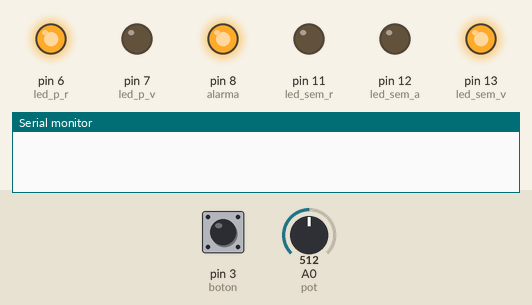
This sketch was run on a simulated Arduino Uno, built with avr-gcc and run on an emulated ATmega328P. Parts: output pins drawn as LEDs (lit = HIGH), the last lines printed to the serial monitor. The inputs (shaded band) are chosen by the test bench; at power-on: pin 3 (boton) HIGH, A0 (pot) = 512.

Above: at 1.2 s.
1.3 s: pin 3 (boton) pulled LOW for 0.15 s
At 6.1 s:
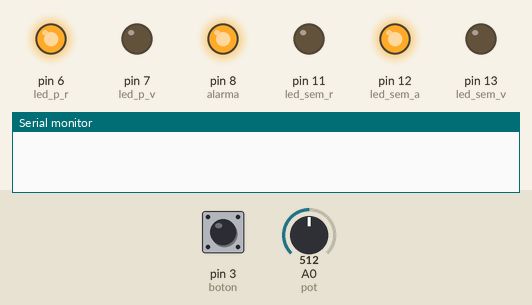
At 7.4 s:
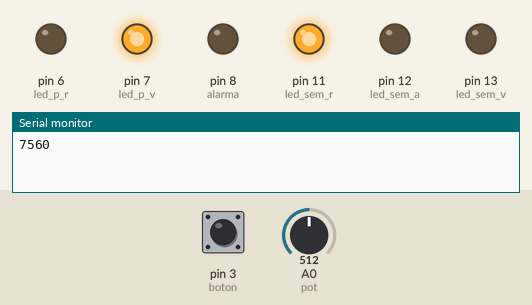
Timing chart, 0 to 15.3 s (numbered marks = the images above; inputs shaded):
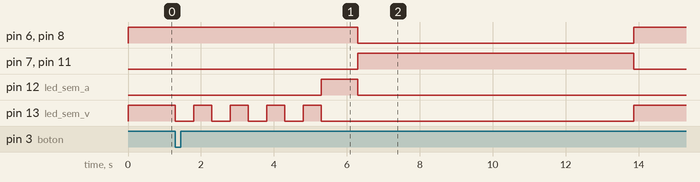

The sketch:

Practica_uno.ino
```cpp
/*
 * Autor: Reyes Solis Miguel Angel
 * Programa: Sistema alertizador salvaguarda humano-coche
 * Objetivo: Realizar un sistema que simule un Semáforo Interactivo usando Arduino.
 *           Este debe mostrar un conjunto de semáforos que cambiarán de verde a ámbar a rojo, y viceversa,
 *           luego de un período de tiempo establecido, utilizando el sistema de cuatro estados de los semáforos en México.
 *           Este se extiende para incluir un conjunto de luces y un botón peatonal para solicitar cruzar la calle.
 *           Cuando llega el peatón y se dispone a cruzar pulsa el botón que encuentra en la parte baja del semáforo, este reconoce
 *           la orden y cierra el paso de los vehículos para que el viandante pueda cruzar con seguridad hasta el otro lado de la calle.
 *           Una vez que se acaba el tiempo estipulado para que el peatón cruce, ese semáforo permanecerá abierto
 *           para mejorar la movilidad de los vehículos.
 *           El sistema deberá de contener una perilla para controlar el tiempo mínimo en que el semáforo vehicular va a durar en verde.
 *
 *           Como funcionalidad extra, el semaforo peatonal cumplira la funcion de sonaruna alarma que permita avisar a los invidentes
 *           cuando el paso este en verde.
*/


#define led_sem_v 13 // Definicion del pin de entrada digital a utilizar para el foco verde del semaforo vehicular
#define led_sem_a 12 // Definicion del pin de entrada digital a utilizar para el foco amarillo del semaforo vehicular
#define led_sem_r 11 // Definicion del pin de entrada digital a utilizar para el foco rojo del semaforo vehicular
#define led_p_v 7    // Definicion del pin de entrada digital a utilizar para el foco verde del semaforo peatonal
#define led_p_r 6    // Definicion del pin de entrada digital a utilizar para el foco rojo del semaforo peatonal
#define boton 3      // Definicion del pin de entrada digital a utilizar para el boton que pedira la peticion de cruce
#define pot 0        // Definicion del pin de entrada analogica a utilizar para el potenciometro que manipulara la duracion del foco verde del semaforo vehicular
#define alarma 8     // DEfinicion del pin de entrada digital a utilizar para la alarma que sonara mientras el paso del peaton este en verde
int duracion = 0;    // Definicion de la variable que estipula ael tiempo maximo de duracion que tendra el foco verde del semaforo vehicular
int tiempo_transcurrido = 9000; // Definicion de la variable que guarda el tiempo que ha trancurrido desde que se encendio el foco verde del semaforo vehicular
boolean boton_permiso = true;
void setup() {

    Serial.begin(9600);
  // Asignacion de pines de entrada y salida digitales
    pinMode(led_sem_v, OUTPUT);
    pinMode(led_sem_a, OUTPUT);
    pinMode(led_sem_r, OUTPUT);

    pinMode(led_p_v, OUTPUT);
    pinMode(led_p_r, OUTPUT);

    pinMode(alarma, OUTPUT);

    pinMode(boton, INPUT);

  // El estado inicial del semaforo es con el paso vehicular
    digitalWrite(led_sem_v, HIGH);
    digitalWrite(led_sem_a, LOW);
    digitalWrite(led_sem_r, LOW);
    digitalWrite(led_p_v, LOW);
    digitalWrite(led_p_r, HIGH);
    digitalWrite(alarma, HIGH);
}

void loop() {
  // Lectura del potenciometro para saber cuato tiempo durara el foco verder del semaforo vehicular encendido
  // El valor minimo encendidoson 5 segundos y el maximo son 10
 duracion = (analogRead (pot)*5)+5000;
 //Serial.println(duracion);


      // Miestras el boton no este presionado y su tiempo de encendido transcurrido sea menor al que debe durar entonces que siga encendido
      while(digitalRead(boton) != LOW || tiempo_transcurrido < 10000){
        tiempo_transcurrido += 10;
        delay(10);

        if(digitalRead(boton) == LOW && tiempo_transcurrido > 10000){
        break;
        }

        }


      // Si se presiono el boton o termino su tiempo de duracion entonces que empiece a parpadear
      digitalWrite(led_sem_v, LOW);


        for(int i = 0; i <= 3; i++){
            delay(500);
            digitalWrite(led_sem_v, HIGH);
            delay(500);
            digitalWrite(led_sem_v, LOW);

          }
      // Cambio de estado verde del semaforo a ambar con una duracion de un segundo
        digitalWrite(led_sem_a, HIGH);
        delay(1000);
      // Cambio de estado de ambar a rojo y encendido del foco verde del semaforo peatonal con una duracion de 5 segundos asi como el sonado de la alarma para invidentes
        digitalWrite(led_sem_a, LOW);
        digitalWrite(led_sem_r, HIGH);
        digitalWrite(led_p_r, LOW);
        digitalWrite(led_p_v, HIGH);
        digitalWrite(alarma, LOW);
        Serial.println(duracion);
        delay(duracion);
      // Una vez terminado el tiempo de cruce peatonal que regrese al paso vehicular
        digitalWrite(led_sem_r, LOW);
        digitalWrite(led_sem_v, HIGH);
        digitalWrite(led_p_v, LOW);
        digitalWrite(led_p_r, HIGH);
        digitalWrite(alarma, HIGH);
        tiempo_transcurrido = 0;

}
```

Measured:
- after the input at 1.3 s, pin 6 (led_p_r), pin 8 (alarma): HIGH → LOW after 5.0 s, → HIGH 7.6 s later; pin 7 (led_p_v), pin 11 (led_sem_r): LOW → HIGH after 5.0 s, → LOW 7.6 s later; pin 12 (led_sem_a): LOW → HIGH after 4.0 s, → LOW 1.0 s later; pin 13 (led_sem_v): goes 4 × (LOW 0.50 s, HIGH 0.50 s), LOW 8.6 s, then HIGH, starting at once
